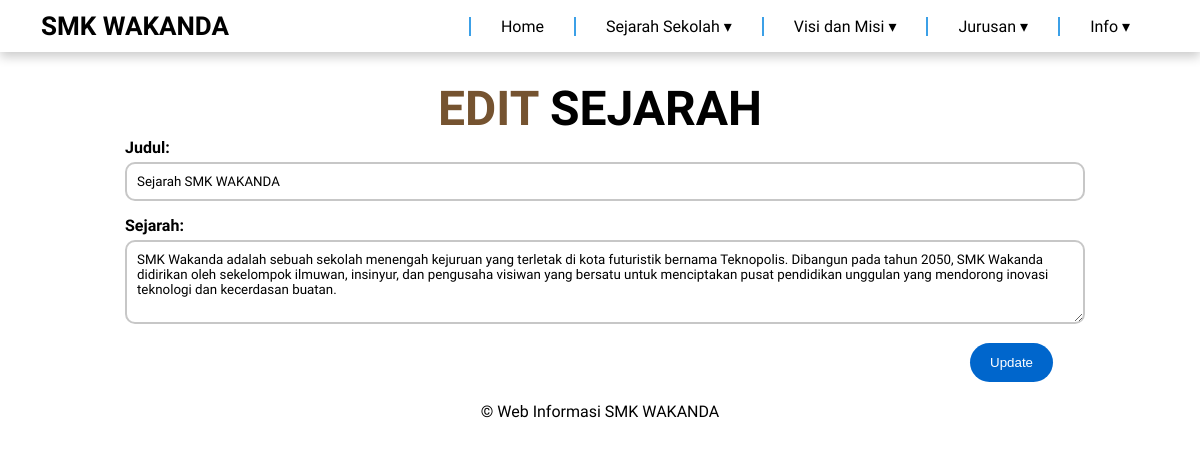
The app's page /editsejarah.php?id=1 with its own data.
### tables this page shows
CREATE TABLE `sejarah` (
  `id` int(11) NOT NULL,
  `judul` varchar(50) DEFAULT NULL,
  `sejarah` text DEFAULT NULL
);

### editsejarah.php (the view, shortened to what this page needs)
<?php
include 'koneksi.php';
$id = $_GET["id"];
$query = "SELECT * FROM sejarah WHERE id = $id";
$result = $conn->query($query);
$row = $result->fetch_assoc();
?>
<!DOCTYPE html>
<html lang="en">
<?php include('header.php');?>
<head>
</head>
<body>
<center>
    <h2 class="h2-sejarah"><strong class="tebal">EDIT</strong> SEJARAH</h2>
</center>
    <form action="updatesejarah.php" method="post">
        <label for="judul">Judul:</label>
        <input type="text" name="judul" value="<?php echo $row["judul"]; ?>" required><br>
        <label for="sejarah">Sejarah:</label>
        <textarea name="sejarah" rows="4" required><?php echo $row["sejarah"]; ?></textarea><br>
        <input type="submit" value="Update">
    </form>
</body>
<?php include('footer.php');?>
</html>

### css/style.css (style rules this page uses)
* { margin: 0; padding: 0; box-sizing: border-box; }
body { font-family: "Baloo 2", sans-serif; margin: 0; padding: 0; }
h2 { flex: 0.5; font-size: 24px; margin: 1px; }
.h2-sejarah { font-size: 3rem; color: #000000; text-align: center; }
.tebal { font-weight: bold; color: #755330; }

### header.php (style rules this page uses)
body { margin: 0; padding: 0; margin: 80px 0 0; font-family: 'Baloo 2', sans-serif; }

### editsejarah.php (style rules this page uses)
h2 { color: #0066cc; }
label { font-weight: bold; margin-left: 125px; display: block; margin-bottom: 5px; }
form { overflow: hidden; }
input[type="text"], textarea { font-family: "Baloo 2"; margin-left: 125px; border-radius: 10px; width: 80%; padding: 10px; margin-bottom: 15px; box-sizing: border-box; outline: none; border: 2px solid #C7C7C7; }
input[type="submit"] { background-color: #0066cc; color: #fff; padding: 12px 20px; border: none; border-radius: 20px; cursor: pointer; float: right; margin-right: 147px; margin-bottom: 10px; }

### records on screen
sejarah: judul "Sejarah SMK WAKANDA", sejarah "SMK Wakanda adalah sebuah sekolah menengah kejuruan yang terletak di kota futuristik bernama Teknopolis. Dibangun pada tahun 2050, SMK Wakanda didirikan oleh sekelompok ilmuwan, insinyur, dan pengusaha visiwan yang bersatu untuk menciptakan pusat pendidikan unggulan yang mendorong inovasi teknologi dan kecerdasan buatan."
